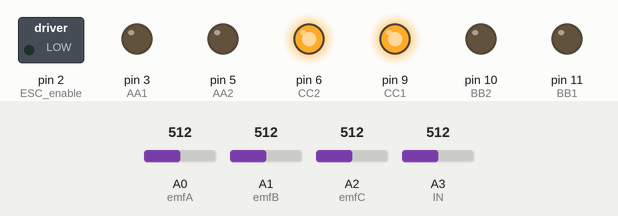
This sketch was run on a simulated Arduino Uno, built with avr-gcc and run on an emulated ATmega328P. Parts: switched loads named in the sketch (green lamp = pin HIGH), output pins drawn as LEDs (lit = HIGH). The test bench sets the inputs (shaded band); at power-on: A0 (emfA) = 512, A1 (emfB) = 512, A2 (emfC) = 512, A3 (IN) = 512.

Above: at 0.1 s.
Timing chart, 0 to 1.6 s (numbered marks = the images above):
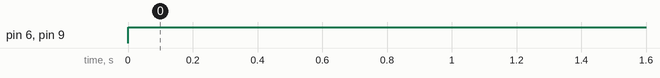

Measured:
- by itself, pin 6 (CC2), pin 9 (CC1): LOW → HIGH at 0.00 s

The sketch:

ESC.ino
```cpp
/* Fiz algumas modificações no código
 *  20/02/2018
 *
 * http://electronoobs.com/eng_circuitos_tut4.php
 * http://www.youtube.com/c/ELECTRONOOBS
 * This is the code with EMF detection for the Arduino ESC
 * The speed control is done using a potentiometer connected on pin A0
 * You could always change it in order to have a PWM
 * input signal to control the speed.
 *
 * Please, like, share and subscribe and motivate
 */

#define AA1  3
#define AA2  5
#define BB1 11
#define BB2 10
#define CC1  9
#define CC2  6
#define ESC_enable 2 //This is not used for now, The ESC is always enabled
#define emfA A0
#define emfB A1
#define emfC A2
byte seqMotor[] = { B000110, B100100, B100001, B001001, B011000, B010010 };
byte ports[] = {3, 5, 11, 10, 9, 6 };
int fase=0;
int deltaA=0;
int emA=0;
int sum=0;

int IN=A3;

static int delta= 0;
static int Lastdelta= -1;

unsigned long nextMillis = 0;

void setup() {
  pinMode(AA1,OUTPUT);
  pinMode(AA2,OUTPUT);
  pinMode(BB1,OUTPUT);
  pinMode(BB2,OUTPUT);
  pinMode(CC1,OUTPUT);
  pinMode(CC2,OUTPUT);

  pinMode(ESC_enable,OUTPUT);

  pinMode(IN,INPUT);
  pinMode(emfA,INPUT);
  pinMode(emfB,INPUT);
  pinMode(emfC,INPUT);

  //digitalWrite(enable,HIGH);
  //previousMillis = micros();

}

void loop() {

  if(micros() >= nextMillis ){
    nextMillis += map(analogRead(IN),0,1024,1,1000);

    int emA = analogRead(emfA);
    int emB = analogRead(emfB);
    int emC = analogRead(emfC);
    int sum = (emA+emB+emC)/3;
    for(byte i = 0;i<6;i++){
      digitalWrite( ports[i], bitRead( seqMotor[fase], 6-i)?HIGH:LOW );
    }


    if ((fase==0)||(fase==3)) {
      delta = emA-sum;
    } else if ((fase==1)||(fase==4)) {
      delta = emC-sum;
    } else if ((fase==2 )||(fase==5)) {
      delta = emB-sum;
    }

    Lastdelta = delta; //save the last delta
    if (((Lastdelta < 0)&&(delta > 0))||((Lastdelta > 0)&&(delta < 0))){ //Zero cross from - to + and + to -
      fase++;
      if (fase > 5) {
        fase = 1;
      }
    }
  }
} //loop ends
```
